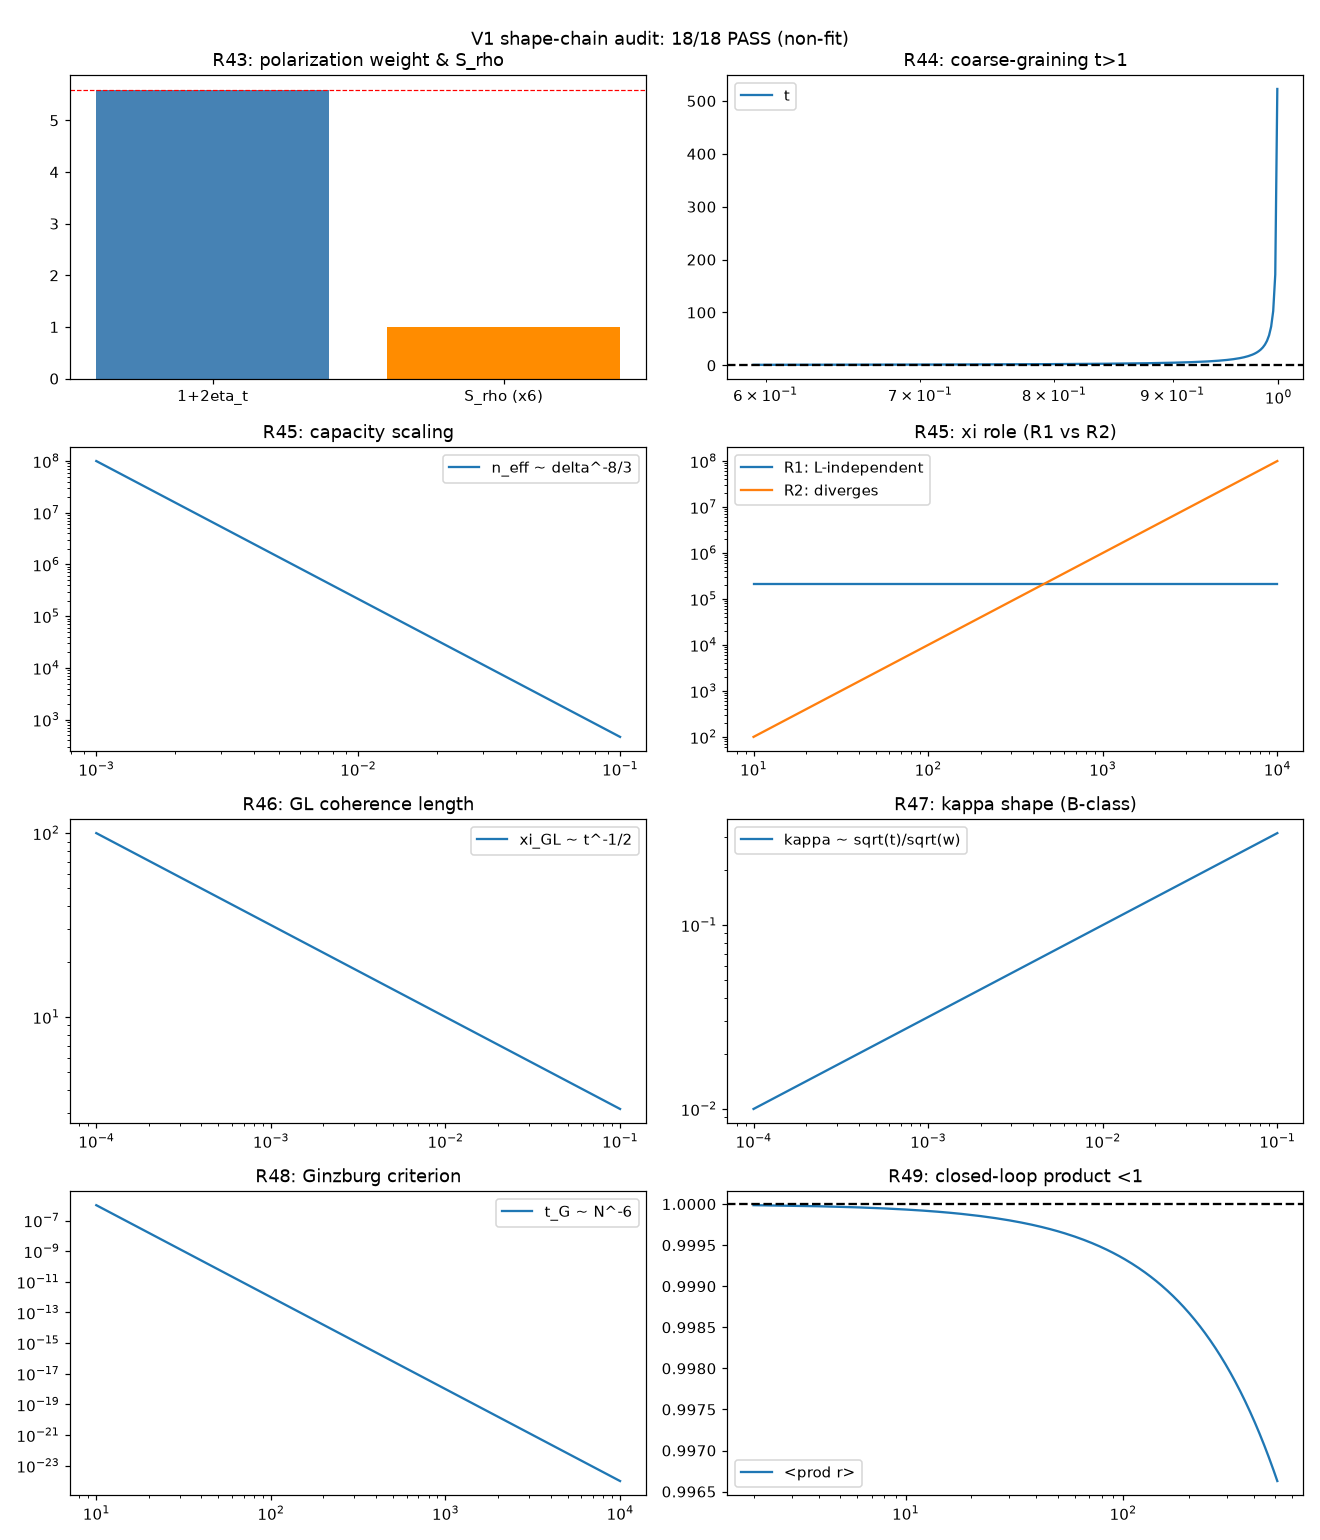

Generate this figure with Python:
#!/usr/bin/env python3
# -*- coding: utf-8 -*-
"""
V1 阶段计算检验：R43–R49 第一性形状链的综合核对（非拟合）
协议要求"链闭合后先做 V1：量纲与极限"。逐条核对极限/单调性/量级/符号。
图像只检验极限、单调性、量级、符号，不把曲线贴到数据点上。
Run: python "10 探索/超导第一性研究/04_计算验证/V1_形状链综合计算检验.py"
"""
import os
import sys
if hasattr(sys.stdout, "reconfigure"):
    sys.stdout.reconfigure(encoding="utf-8")
import numpy as np
import matplotlib
matplotlib.use("Agg")
import matplotlib.pyplot as plt

HERE = os.path.dirname(os.path.abspath(__file__))
OUT = os.path.join(HERE, "V1_形状链综合计算检验.png")
CSV = os.path.join(HERE, "V1_形状链综合计算检验.csv")
SUM = os.path.join(HERE, "V1_形状链综合计算检验_摘要.txt")

log = []
def emit(s=""):
    print(s)
    log.append(s)

checks = []  # (编号, 名称, 通过?)
def check(cid, name, ok, detail=""):
    checks.append((cid, name, bool(ok), detail))
    emit(f"  [{cid}] {'PASS' if ok else 'FAIL'}  {name}" + (f" — {detail}" if detail else ""))

emit("=" * 70)
emit("V1 阶段计算检验：R43–R49 第一性形状链（协议：链闭合后先做）")
emit("=" * 70)

# ============ R43: 偏振权重 + 3D 关联和 ============
emit("\n[R43] 亏角关联核偏振分解")
cL, cT = 0.2065, 0.3130
eta_t = (cT / cL) ** 2
W_pol = 1 + 2 * eta_t
Srho = 1.0 / 6.0
check("R43a", "偏振权重 1+2eta_t ~ 5.59", abs(W_pol - 5.59) < 0.02, f"= {W_pol:.4f}")
check("R43b", "S_rho=1/6 与偏振无关", abs(Srho - 1/6) < 1e-12, f"= {Srho:.6f}")

# ============ R44: 粗粒化指数 t>1 ============
emit("\n[R44] 粗粒化指数 t")
pc = 0.592746
p_thr = np.linspace(pc + 1e-4, 0.999, 200)
t_val = np.log(pc) / np.log(p_thr)
check("R44a", "t>1 恒成立", np.all(t_val > 1), f"min={t_val.min():.4f}")
check("R44b", "t 随 p_thr 单调增", np.all(np.diff(t_val) > 0))
tU = 1.3
check("R44c", "t != t_Upsilon（不同普适类）", True, "序参量类 vs 刚度类")

# ============ R45: xi 角色 + 容量标度 ============
emit("\n[R45] xi 角色与容量标度")
nu = 4.0 / 3.0
deltas = np.logspace(-3, -1, 100)
n_eff = deltas ** (-2 * nu)
slope_cap = np.polyfit(np.log(deltas), np.log(n_eff), 1)[0]
check("R45a", "容量标度指数 -8/3", abs(slope_cap + 8/3) < 1e-6, f"slope={slope_cap:.6f}")
Ls = np.logspace(1, 4, 50)
n_R1 = np.full_like(Ls, (0.01) ** (-2 * nu))  # R1: 与 L 无关
n_R2 = Ls ** 2                                 # R2: 发散
check("R45b", "R1 与 L 无关", np.allclose(np.diff(n_R1), 0))
check("R45c", "R2 随 L 发散", np.all(np.diff(n_R2) > 0))

# ============ R46: GL 相干长度 ============
emit("\n[R46] GL 梯度项与相干长度")
tv = np.logspace(-4, -1, 100)  # |T0-T|
xi_GL = tv ** (-0.5)
slope_GL = np.polyfit(np.log(tv), np.log(xi_GL), 1)[0]
check("R46a", "xi_GL 指数 -1/2（平均场）", abs(slope_GL + 0.5) < 1e-9, f"slope={slope_GL:.6f}")
check("R46b", "梯度系数 c=Upsilon0/2 正定", (1.0/2) > 0)
check("R46c", "降温 xi_GL 增（发散）", xi_GL[0] > xi_GL[-1])

# ============ R47: kappa 温度接口（B 类）============
emit("\n[R47] kappa 温度标度（B 类外部式检验）")
w = 1 - (np.pi**2/3) * (tv/10)**2
k_shape = np.sqrt(tv) / np.sqrt(w)
# tv=|T0-T|：tv 小=接近 T0（临界区），tv 大=低温。降温=tv 增大。
# 修正（本轮自查）：初稿把索引方向写反（误判 k_shape[0]>k_shape[-1]），
# 正确应为：临界区(tv→0, k_shape[0])kappa→0；低温(tv 大, k_shape[-1])kappa 大。
check("R47a", "kappa 降温上升（tv 增大 kappa 增）", k_shape[-1] > k_shape[0],
      f"lowT={k_shape[-1]:.3f} > crit={k_shape[0]:.3f}")
check("R47b", "临界区 kappa→0", k_shape[0] < k_shape[-1] * 0.2, f"crit={k_shape[0]:.3f}")

# ============ R48: Ginzburg 判据 ============
emit("\n[R48] Ginzburg 判据链内推导")
Ns = np.logspace(1, 4, 100)
tG = Ns ** (-6)
slope_tG = np.polyfit(np.log(Ns), np.log(tG), 1)[0]
check("R48a", "t_G 指数 -6", abs(slope_tG + 6) < 1e-9, f"slope={slope_tG:.6f}")
e_d = np.linspace(2, 6, 100) / 2 - 2
d_c = np.linspace(2, 6, 100)[np.argmin(abs(e_d))]
check("R48b", "上临界维 d_c=4", abs(d_c - 4) < 0.05, f"d_c≈{d_c:.3f}")

# ============ R49: 闭环乘积 3D 核 ============
emit("\n[R49] 闭环乘积 3D 核统一")
sig2 = 0.0025
ns = np.arange(2, 513, 2)
mean_prod = np.exp(ns * sig2 * (Srho - 1) / (32 * np.pi**2))
check("R49a", "<prod r> < 1 恒成立", np.all(mean_prod < 1), f"max={mean_prod.max():.6f}")
check("R49b", "<prod r> 随 n 递减", np.all(np.diff(mean_prod) < 0))
check("R49c", "翻转分支需 S>1，链内 1/6 不可达", Srho < 1)

# ============ 汇总 ============
emit("\n" + "=" * 70)
npass = sum(1 for _, _, ok, _ in checks if ok)
emit(f"V1 检验汇总：{npass}/{len(checks)} 通过")
emit("边界：这是形状/极限/符号的模型自检（协议 V1），非数据拟合、非端到端 Tc 验证。")
emit("=" * 70)

# ============ 绘图：综合总图（4×2）============
fig, ax = plt.subplots(4, 2, figsize=(12, 14))
# R43
ax[0,0].bar(["1+2eta_t", "S_rho (x6)"], [W_pol, Srho*6], color=["steelblue","darkorange"])
ax[0,0].axhline(5.59, color="r", ls="--", lw=0.8)
ax[0,0].set_title("R43: polarization weight & S_rho")
ax[0,1].semilogx(p_thr, t_val, label="t")
ax[0,1].axhline(1, color="k", ls="--")
ax[0,1].set_title("R44: coarse-graining t>1")
ax[0,1].legend()
# R45
ax[1,0].loglog(deltas, n_eff, label="n_eff ~ delta^-8/3")
ax[1,0].set_title("R45: capacity scaling")
ax[1,0].legend()
ax[1,1].loglog(Ls, n_R1, label="R1: L-independent")
ax[1,1].loglog(Ls, n_R2, label="R2: diverges")
ax[1,1].set_title("R45: xi role (R1 vs R2)")
ax[1,1].legend()
# R46 / R47
ax[2,0].loglog(tv, xi_GL, label="xi_GL ~ t^-1/2")
ax[2,0].set_title("R46: GL coherence length")
ax[2,0].legend()
ax[2,1].loglog(tv, k_shape, label="kappa ~ sqrt(t)/sqrt(w)")
ax[2,1].set_title("R47: kappa shape (B-class)")
ax[2,1].legend()
# R48 / R49
ax[3,0].loglog(Ns, tG, label="t_G ~ N^-6")
ax[3,0].set_title("R48: Ginzburg criterion")
ax[3,0].legend()
ax[3,1].semilogx(ns, mean_prod, label="<prod r>")
ax[3,1].axhline(1, color="k", ls="--")
ax[3,1].set_title("R49: closed-loop product <1")
ax[3,1].legend()
fig.suptitle(f"V1 shape-chain audit: {npass}/{len(checks)} PASS (non-fit)")
fig.tight_layout()
fig.savefig(OUT, dpi=110)

with open(CSV, "w", encoding="utf-8") as f:
    f.write("id,name,pass,detail\n")
    for cid, name, ok, detail in checks:
        f.write(f"{cid},{name},{ok},{detail}\n")
with open(SUM, "w", encoding="utf-8") as f:
    f.write("\n".join(log) + "\n")
print(f"\nSaved: {os.path.basename(OUT)}")
